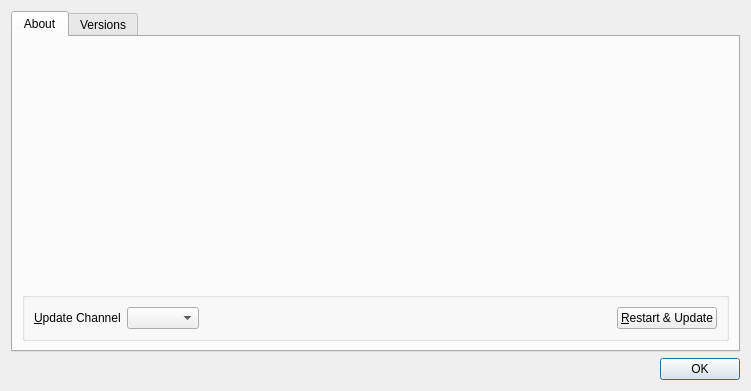
<?xml version="1.0" encoding="UTF-8"?>
<ui version="4.0">
 <class>OCC::AboutDialog</class>
 <widget class="QDialog" name="OCC::AboutDialog">
  <property name="geometry">
   <rect>
    <x>0</x>
    <y>0</y>
    <width>751</width>
    <height>391</height>
   </rect>
  </property>
  <property name="windowTitle">
   <string notr="true">About</string>
  </property>
  <layout class="QVBoxLayout" name="verticalLayout">
   <item>
    <widget class="QTabWidget" name="tabWidget">
     <property name="currentIndex">
      <number>0</number>
     </property>
     <widget class="QWidget" name="tab">
      <attribute name="title">
       <string>About</string>
      </attribute>
      <layout class="QVBoxLayout" name="verticalLayout_4">
       <item>
        <layout class="QHBoxLayout" name="horizontalLayout">
         <item>
          <layout class="QVBoxLayout" name="verticalLayout_2">
           <item>
            <spacer name="verticalSpacer_2">
             <property name="orientation">
              <enum>Qt::Orientation::Vertical</enum>
             </property>
             <property name="sizeHint" stdset="0">
              <size>
               <width>20</width>
               <height>40</height>
              </size>
             </property>
            </spacer>
           </item>
           <item>
            <widget class="QLabel" name="icon">
             <property name="sizePolicy">
              <sizepolicy hsizetype="Minimum" vsizetype="Minimum">
               <horstretch>0</horstretch>
               <verstretch>0</verstretch>
              </sizepolicy>
             </property>
             <property name="maximumSize">
              <size>
               <width>256</width>
               <height>256</height>
              </size>
             </property>
             <property name="text">
              <string notr="true"/>
             </property>
            </widget>
           </item>
           <item>
            <spacer name="verticalSpacer">
             <property name="orientation">
              <enum>Qt::Orientation::Vertical</enum>
             </property>
             <property name="sizeHint" stdset="0">
              <size>
               <width>20</width>
               <height>40</height>
              </size>
             </property>
            </spacer>
           </item>
          </layout>
         </item>
         <item>
          <widget class="QLabel" name="aboutText">
           <property name="sizePolicy">
            <sizepolicy hsizetype="Expanding" vsizetype="Expanding">
             <horstretch>0</horstretch>
             <verstretch>0</verstretch>
            </sizepolicy>
           </property>
          </widget>
         </item>
        </layout>
       </item>
       <item>
        <widget class="QGroupBox" name="updaterWidget">
         <property name="title">
          <string/>
         </property>
         <layout class="QHBoxLayout" name="horizontalLayout_2">
          <item>
           <widget class="QLabel" name="updateChannelLabel">
            <property name="sizePolicy">
             <sizepolicy hsizetype="Maximum" vsizetype="Preferred">
              <horstretch>0</horstretch>
              <verstretch>0</verstretch>
             </sizepolicy>
            </property>
            <property name="text">
             <string>&amp;Update Channel</string>
            </property>
            <property name="buddy">
             <cstring>updateChannel</cstring>
            </property>
           </widget>
          </item>
          <item>
           <widget class="QComboBox" name="updateChannel">
            <property name="sizePolicy">
             <sizepolicy hsizetype="Maximum" vsizetype="Fixed">
              <horstretch>0</horstretch>
              <verstretch>0</verstretch>
             </sizepolicy>
            </property>
           </widget>
          </item>
          <item>
           <widget class="QLabel" name="updateStateLabel"/>
          </item>
          <item>
           <widget class="QPushButton" name="restartButton">
            <property name="sizePolicy">
             <sizepolicy hsizetype="Maximum" vsizetype="Fixed">
              <horstretch>0</horstretch>
              <verstretch>0</verstretch>
             </sizepolicy>
            </property>
            <property name="text">
             <string>&amp;Restart &amp;&amp; Update</string>
            </property>
           </widget>
          </item>
         </layout>
        </widget>
       </item>
      </layout>
     </widget>
     <widget class="QWidget" name="tab_2">
      <attribute name="title">
       <string>Versions</string>
      </attribute>
      <layout class="QVBoxLayout" name="verticalLayout_3">
       <item>
        <widget class="QTextBrowser" name="versionInfo">
         <property name="openExternalLinks">
          <bool>false</bool>
         </property>
         <property name="openLinks">
          <bool>false</bool>
         </property>
        </widget>
       </item>
      </layout>
     </widget>
    </widget>
   </item>
   <item>
    <widget class="QDialogButtonBox" name="buttonBox">
     <property name="orientation">
      <enum>Qt::Orientation::Horizontal</enum>
     </property>
     <property name="standardButtons">
      <set>QDialogButtonBox::StandardButton::Ok</set>
     </property>
    </widget>
   </item>
  </layout>
 </widget>
 <tabstops>
  <tabstop>tabWidget</tabstop>
  <tabstop>versionInfo</tabstop>
  <tabstop>updateChannel</tabstop>
  <tabstop>restartButton</tabstop>
 </tabstops>
 <resources/>
 <connections>
  <connection>
   <sender>buttonBox</sender>
   <signal>accepted()</signal>
   <receiver>OCC::AboutDialog</receiver>
   <slot>accept()</slot>
   <hints>
    <hint type="sourcelabel">
     <x>248</x>
     <y>254</y>
    </hint>
    <hint type="destinationlabel">
     <x>157</x>
     <y>274</y>
    </hint>
   </hints>
  </connection>
  <connection>
   <sender>buttonBox</sender>
   <signal>rejected()</signal>
   <receiver>OCC::AboutDialog</receiver>
   <slot>reject()</slot>
   <hints>
    <hint type="sourcelabel">
     <x>316</x>
     <y>260</y>
    </hint>
    <hint type="destinationlabel">
     <x>286</x>
     <y>274</y>
    </hint>
   </hints>
  </connection>
 </connections>
</ui>
